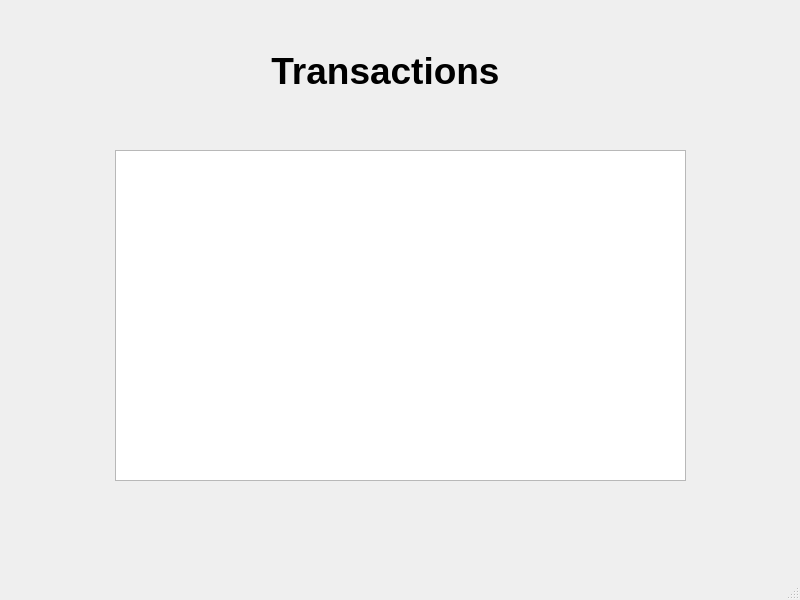
<?xml version="1.0" encoding="UTF-8"?>
<ui version="4.0">
 <class>transactions2</class>
 <widget class="QMainWindow" name="transactions2">
  <property name="geometry">
   <rect>
    <x>0</x>
    <y>0</y>
    <width>800</width>
    <height>600</height>
   </rect>
  </property>
  <property name="windowTitle">
   <string>MainWindow</string>
  </property>
  <widget class="QWidget" name="centralwidget">
   <widget class="QLabel" name="label">
    <property name="geometry">
     <rect>
      <x>170</x>
      <y>20</y>
      <width>431</width>
      <height>101</height>
     </rect>
    </property>
    <property name="font">
     <font>
      <pointsize>28</pointsize>
      <italic>false</italic>
      <bold>true</bold>
     </font>
    </property>
    <property name="text">
     <string>Transactions</string>
    </property>
    <property name="alignment">
     <set>Qt::AlignCenter</set>
    </property>
   </widget>
   <widget class="QTableWidget" name="tableWidget">
    <property name="geometry">
     <rect>
      <x>115</x>
      <y>150</y>
      <width>571</width>
      <height>331</height>
     </rect>
    </property>
   </widget>
  </widget>
  <widget class="QMenuBar" name="menubar">
   <property name="geometry">
    <rect>
     <x>0</x>
     <y>0</y>
     <width>800</width>
     <height>21</height>
    </rect>
   </property>
  </widget>
  <widget class="QStatusBar" name="statusbar"/>
 </widget>
 <resources/>
 <connections/>
</ui>
